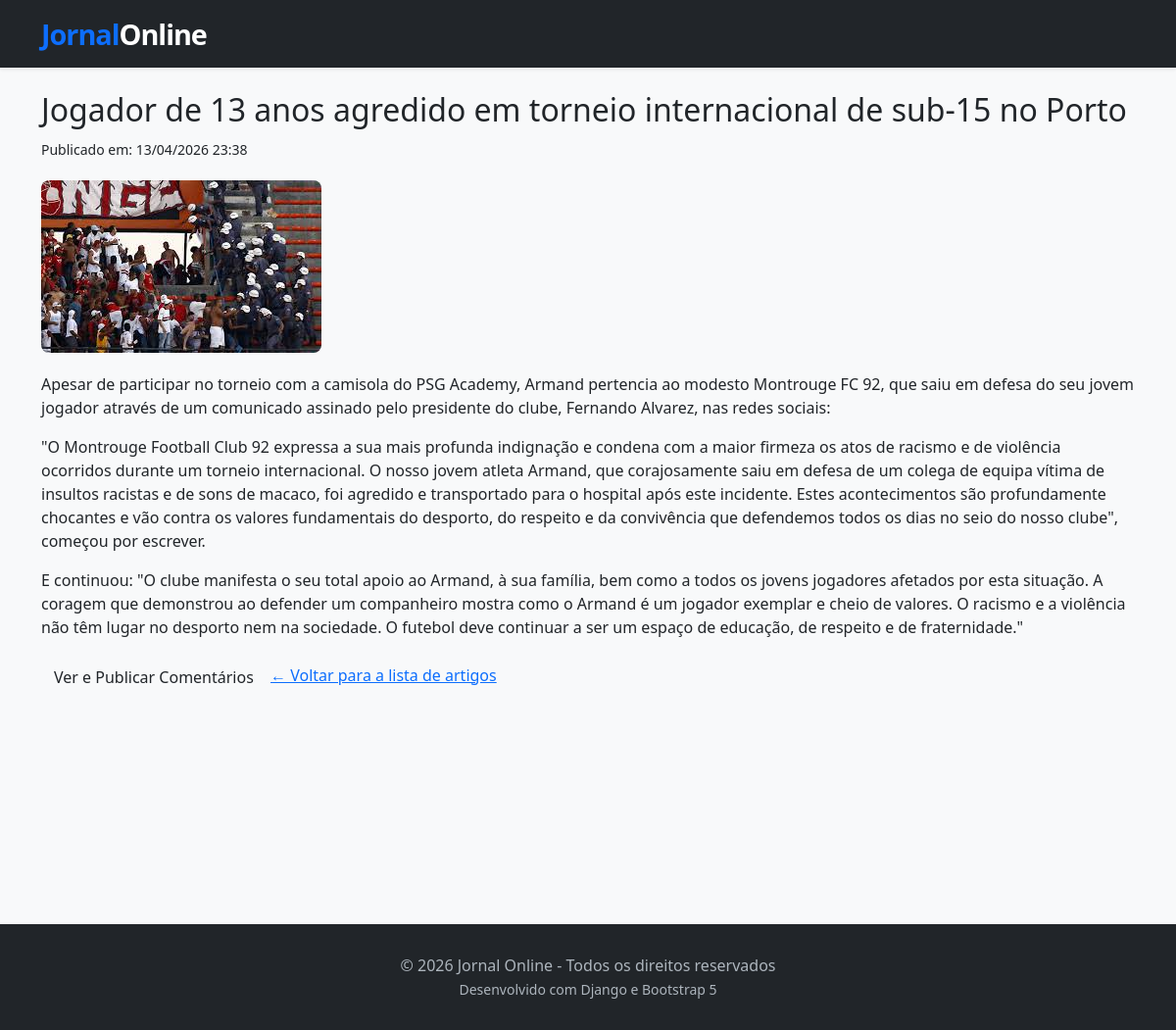
Screenshot of /artigo/2/ with the database file from the repository.
### jornal/models.py (models this page shows, shortened)
class Artigo(models.Model):
    titulo = models.CharField(max_length=200)
    categoria = models.ForeignKey(Categoria, on_delete=models.SET_NULL, null=True, blank=True)
    corpo = models.TextField()
    data_publicacao = models.DateTimeField(auto_now_add=True)
    visualizacoes = models.PositiveIntegerField(default=0)
    imagem = models.ImageField(upload_to='noticias/', null=True, blank=True)

### jornal/views.py (the view)
# urls.py: path('artigo/<int:artigo_id>/', views.detalhe_artigo, name='detalhe_artigo'),
def detalhe_artigo(request, artigo_id):
    artigo = get_object_or_404(Artigo, pk=artigo_id)
    return render(request, 'jornal/detalhe_artigo.html', {'artigo': artigo})
    artigo.visualizacoes += 1
    artigo.save()

### jornal/templates/jornal/detalhe_artigo.html
{% extends 'jornal/base.html' %}
{% block content %}
    <article>
        <h2>{{ artigo.titulo }}</h2>
        <p><small>Publicado em: {{ artigo.data_publicacao|date:"d/m/Y H:i" }}</small></p>
        {% if artigo.imagem %}
            <div style="margin: 20px 0;">
                <img src="{{ artigo.imagem.url }}" alt="{{ artigo.titulo }}" style="max-width: 100%; height: auto; border-radius: 8px;">
            </div>
        {% endif %}
        <div style="margin: 20px 0;">
            {{ artigo.corpo|linebreaks }}
        </div>
        <a href="{% url 'comentarios_artigo' artigo.id %}" class="btn">Ver e Publicar Comentários</a>
        <a href="{% url 'lista_artigos' %}">← Voltar para a lista de artigos</a>
    </article>
{% endblock %}

### jornal/templates/jornal/base.html (style rules this page uses)
body { background-color: #f8f9fa; font-family: 'Segoe UI', Tahoma, Geneva, Verdana, sans-serif; }

### rows the page displays
Artigo: titulo "Jogador de 13 anos agredido em torneio internacional de sub-15 no Porto", data_publicacao "13/04/2026 23:38", imagem (picture), corpo "Apesar de participar no torneio com a camisola do PSG Academy, Armand pertencia ao modesto Montrouge FC 92, que saiu em defesa do seu jovem jogador através de um comunicado assinado pelo presidente do clube, Fernando Alvarez, nas redes sociais: \"O Montrouge Football Club 92 expressa a sua mais profunda indignação e condena com a maior firmeza os atos de racismo e de violência ocorridos durante um torneio internacional. O nosso jovem atleta Armand, que corajosamente saiu em defesa de um colega de equipa vítima de insultos racistas e de sons de macaco, foi agredido e transportado para o hospital após este incidente. Estes acontecimentos são profundamente chocantes e vão contra os valores…"
